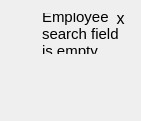
  <widget class="QWidget" name="oopsSearchEmpty" native="true">
   <property name="geometry">
    <rect>
     <x>0</x>
     <y>519</y>
     <width>141</width>
     <height>121</height>
    </rect>
   </property>
   <widget class="QLabel" name="label_oopsSearchEmpty">
    <property name="geometry">
     <rect>
      <x>10</x>
      <y>80</y>
      <width>31</width>
      <height>31</height>
     </rect>
    </property>
    <property name="text">
     <string/>
    </property>
    <property name="pixmap">
     <pixmap resource="ediSolo.qrc">:/new/prefix1/ediSolo.png</pixmap>
    </property>
    <property name="scaledContents">
     <bool>true</bool>
    </property>
   </widget>
   <widget class="QLabel" name="bubbleOopsSearchEmpty">
    <property name="geometry">
     <rect>
      <x>40</x>
      <y>10</y>
      <width>91</width>
      <height>71</height>
     </rect>
    </property>
    <property name="text">
     <string/>
    </property>
    <property name="pixmap">
     <pixmap resource="ediSolo.qrc">:/new/prefix1/lBubble.png</pixmap>
    </property>
    <property name="scaledContents">
     <bool>true</bool>
    </property>
   </widget>
   <widget class="QLabel" name="label_oopsSoloEdi_7">
    <property name="geometry">
     <rect>
      <x>42</x>
      <y>13</y>
      <width>81</width>
      <height>41</height>
     </rect>
    </property>
    <property name="font">
     <font>
      <pointsize>11</pointsize>
     </font>
    </property>
    <property name="text">
     <string>Employee search field is empty.</string>
    </property>
    <property name="wordWrap">
     <bool>true</bool>
    </property>
   </widget>
   <widget class="QPushButton" name="pushButton_SearchEmpty">
    <property name="geometry">
     <rect>
      <x>110</x>
      <y>10</y>
      <width>21</width>
      <height>16</height>
     </rect>
    </property>
    <property name="font">
     <font>
      <pointsize>12</pointsize>
     </font>
    </property>
    <property name="styleSheet">
     <string notr="true">background-color: transparent;
border: none;</string>
    </property>
    <property name="text">
     <string>x</string>
    </property>
   </widget>
  </widget>
